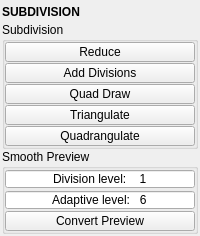
<?xml version="1.0" encoding="UTF-8"?>
<ui version="4.0">
 <class>QtUi</class>
 <widget class="QMainWindow" name="QtUi">
  <property name="enabled">
   <bool>true</bool>
  </property>
  <property name="geometry">
   <rect>
    <x>0</x>
    <y>0</y>
    <width>200</width>
    <height>236</height>
   </rect>
  </property>
  <property name="tabShape">
   <enum>QTabWidget::Triangular</enum>
  </property>
  <property name="dockNestingEnabled">
   <bool>true</bool>
  </property>
  <property name="dockOptions">
   <set>QMainWindow::AllowNestedDocks|QMainWindow::AllowTabbedDocks|QMainWindow::AnimatedDocks|QMainWindow::ForceTabbedDocks</set>
  </property>
  <widget class="QWidget" name="central_widget">
   <property name="minimumSize">
    <size>
     <width>200</width>
     <height>0</height>
    </size>
   </property>
   <layout class="QVBoxLayout" name="verticalLayout_2">
    <property name="leftMargin">
     <number>2</number>
    </property>
    <property name="topMargin">
     <number>2</number>
    </property>
    <property name="rightMargin">
     <number>2</number>
    </property>
    <property name="bottomMargin">
     <number>2</number>
    </property>
    <property name="spacing">
     <number>2</number>
    </property>
    <item>
     <layout class="QVBoxLayout" name="verticalLayout">
      <property name="spacing">
       <number>0</number>
      </property>
      <item>
       <widget class="Header" name="header">
        <property name="minimumSize">
         <size>
          <width>0</width>
          <height>20</height>
         </size>
        </property>
        <property name="font">
         <font>
          <weight>75</weight>
          <bold>true</bold>
         </font>
        </property>
        <property name="text">
         <string>SUBDIVISION</string>
        </property>
       </widget>
      </item>
      <item>
       <widget class="QGroupBox" name="subdivision">
        <property name="title">
         <string>Subdivision</string>
        </property>
        <layout class="QVBoxLayout" name="verticalLayout_3">
         <property name="spacing">
          <number>1</number>
         </property>
         <property name="leftMargin">
          <number>0</number>
         </property>
         <property name="topMargin">
          <number>0</number>
         </property>
         <property name="rightMargin">
          <number>0</number>
         </property>
         <property name="bottomMargin">
          <number>0</number>
         </property>
         <item>
          <widget class="QPushButton" name="b005">
           <property name="enabled">
            <bool>true</bool>
           </property>
           <property name="minimumSize">
            <size>
             <width>0</width>
             <height>20</height>
            </size>
           </property>
           <property name="maximumSize">
            <size>
             <width>16777215</width>
             <height>20</height>
            </size>
           </property>
           <property name="toolTip">
            <string>Reduce number of poliginal components for selected objects</string>
           </property>
           <property name="text">
            <string>Reduce</string>
           </property>
           <property name="iconSize">
            <size>
             <width>18</width>
             <height>18</height>
            </size>
           </property>
          </widget>
         </item>
         <item>
          <widget class="QPushButton" name="b008">
           <property name="enabled">
            <bool>true</bool>
           </property>
           <property name="minimumSize">
            <size>
             <width>0</width>
             <height>20</height>
            </size>
           </property>
           <property name="maximumSize">
            <size>
             <width>16777215</width>
             <height>20</height>
            </size>
           </property>
           <property name="toolTip">
            <string>Tesselate modifier</string>
           </property>
           <property name="text">
            <string>Add Divisions</string>
           </property>
           <property name="iconSize">
            <size>
             <width>18</width>
             <height>18</height>
            </size>
           </property>
           <property name="balette" stdset="0">
            <palette>
             <active>
              <colorrole role="Base">
               <brush brushstyle="SolidPattern">
                <color alpha="255">
                 <red>255</red>
                 <green>255</green>
                 <blue>255</blue>
                </color>
               </brush>
              </colorrole>
             </active>
             <inactive>
              <colorrole role="Base">
               <brush brushstyle="SolidPattern">
                <color alpha="255">
                 <red>255</red>
                 <green>255</green>
                 <blue>255</blue>
                </color>
               </brush>
              </colorrole>
             </inactive>
             <disabled>
              <colorrole role="Base">
               <brush brushstyle="SolidPattern">
                <color alpha="255">
                 <red>255</red>
                 <green>85</green>
                 <blue>0</blue>
                </color>
               </brush>
              </colorrole>
             </disabled>
            </palette>
           </property>
          </widget>
         </item>
         <item>
          <widget class="QPushButton" name="b028">
           <property name="enabled">
            <bool>true</bool>
           </property>
           <property name="minimumSize">
            <size>
             <width>0</width>
             <height>20</height>
            </size>
           </property>
           <property name="maximumSize">
            <size>
             <width>16777215</width>
             <height>20</height>
            </size>
           </property>
           <property name="toolTip">
            <string>Enter quad draw tool</string>
           </property>
           <property name="text">
            <string>Quad Draw</string>
           </property>
           <property name="iconSize">
            <size>
             <width>18</width>
             <height>18</height>
            </size>
           </property>
          </widget>
         </item>
         <item>
          <widget class="QPushButton" name="b001">
           <property name="enabled">
            <bool>true</bool>
           </property>
           <property name="minimumSize">
            <size>
             <width>0</width>
             <height>20</height>
            </size>
           </property>
           <property name="maximumSize">
            <size>
             <width>16777215</width>
             <height>20</height>
            </size>
           </property>
           <property name="toolTip">
            <string>Change the selected faces into triangles.</string>
           </property>
           <property name="text">
            <string>Triangulate</string>
           </property>
           <property name="iconSize">
            <size>
             <width>18</width>
             <height>18</height>
            </size>
           </property>
          </widget>
         </item>
         <item>
          <widget class="QPushButton" name="b000">
           <property name="enabled">
            <bool>true</bool>
           </property>
           <property name="minimumSize">
            <size>
             <width>0</width>
             <height>20</height>
            </size>
           </property>
           <property name="maximumSize">
            <size>
             <width>16777215</width>
             <height>20</height>
            </size>
           </property>
           <property name="toolTip">
            <string>Change the selected faces into quadrilaterals.</string>
           </property>
           <property name="text">
            <string>Quadrangulate</string>
           </property>
           <property name="iconSize">
            <size>
             <width>18</width>
             <height>18</height>
            </size>
           </property>
          </widget>
         </item>
        </layout>
       </widget>
      </item>
      <item>
       <widget class="QGroupBox" name="gb000">
        <property name="title">
         <string>Smooth Preview</string>
        </property>
        <layout class="QVBoxLayout" name="verticalLayout_4">
         <property name="spacing">
          <number>1</number>
         </property>
         <property name="leftMargin">
          <number>0</number>
         </property>
         <property name="topMargin">
          <number>0</number>
         </property>
         <property name="rightMargin">
          <number>0</number>
         </property>
         <property name="bottomMargin">
          <number>0</number>
         </property>
         <item>
          <widget class="QSpinBox" name="s000">
           <property name="minimumSize">
            <size>
             <width>0</width>
             <height>20</height>
            </size>
           </property>
           <property name="maximumSize">
            <size>
             <width>16777215</width>
             <height>20</height>
            </size>
           </property>
           <property name="baseSize">
            <size>
             <width>0</width>
             <height>0</height>
            </size>
           </property>
           <property name="toolTip">
            <string>Smooth Preview: Division Level</string>
           </property>
           <property name="alignment">
            <set>Qt::AlignCenter</set>
           </property>
           <property name="buttonSymbols">
            <enum>QAbstractSpinBox::NoButtons</enum>
           </property>
           <property name="prefix">
            <string>Division level:    </string>
           </property>
           <property name="minimum">
            <number>0</number>
           </property>
           <property name="maximum">
            <number>10</number>
           </property>
           <property name="value">
            <number>1</number>
           </property>
          </widget>
         </item>
         <item>
          <widget class="QSpinBox" name="s001">
           <property name="minimumSize">
            <size>
             <width>0</width>
             <height>20</height>
            </size>
           </property>
           <property name="maximumSize">
            <size>
             <width>16777215</width>
             <height>20</height>
            </size>
           </property>
           <property name="baseSize">
            <size>
             <width>0</width>
             <height>0</height>
            </size>
           </property>
           <property name="toolTip">
            <string>Smooth Preview: Division Level</string>
           </property>
           <property name="alignment">
            <set>Qt::AlignCenter</set>
           </property>
           <property name="buttonSymbols">
            <enum>QAbstractSpinBox::NoButtons</enum>
           </property>
           <property name="prefix">
            <string>Adaptive level:   </string>
           </property>
           <property name="minimum">
            <number>0</number>
           </property>
           <property name="maximum">
            <number>10</number>
           </property>
           <property name="value">
            <number>6</number>
           </property>
          </widget>
         </item>
         <item>
          <widget class="QPushButton" name="b011">
           <property name="enabled">
            <bool>true</bool>
           </property>
           <property name="minimumSize">
            <size>
             <width>0</width>
             <height>20</height>
            </size>
           </property>
           <property name="maximumSize">
            <size>
             <width>16777215</width>
             <height>20</height>
            </size>
           </property>
           <property name="toolTip">
            <string>Convert smooth mesh preview to polygons</string>
           </property>
           <property name="text">
            <string>Convert Preview</string>
           </property>
           <property name="iconSize">
            <size>
             <width>18</width>
             <height>18</height>
            </size>
           </property>
          </widget>
         </item>
        </layout>
       </widget>
      </item>
      <item>
       <spacer name="verticalSpacer">
        <property name="orientation">
         <enum>Qt::Vertical</enum>
        </property>
        <property name="sizeHint" stdset="0">
         <size>
          <width>0</width>
          <height>10</height>
         </size>
        </property>
       </spacer>
      </item>
     </layout>
    </item>
   </layout>
  </widget>
 </widget>
 <customwidgets>
  <customwidget>
   <class>Header</class>
   <extends>QLabel</extends>
   <header>uitk.widgets.header.Header.h</header>
  </customwidget>
 </customwidgets>
 <resources/>
 <connections/>
 <designerdata>
  <property name="gridDeltaX">
   <number>5</number>
  </property>
  <property name="gridDeltaY">
   <number>5</number>
  </property>
  <property name="gridSnapX">
   <bool>true</bool>
  </property>
  <property name="gridSnapY">
   <bool>true</bool>
  </property>
  <property name="gridVisible">
   <bool>true</bool>
  </property>
 </designerdata>
</ui>
